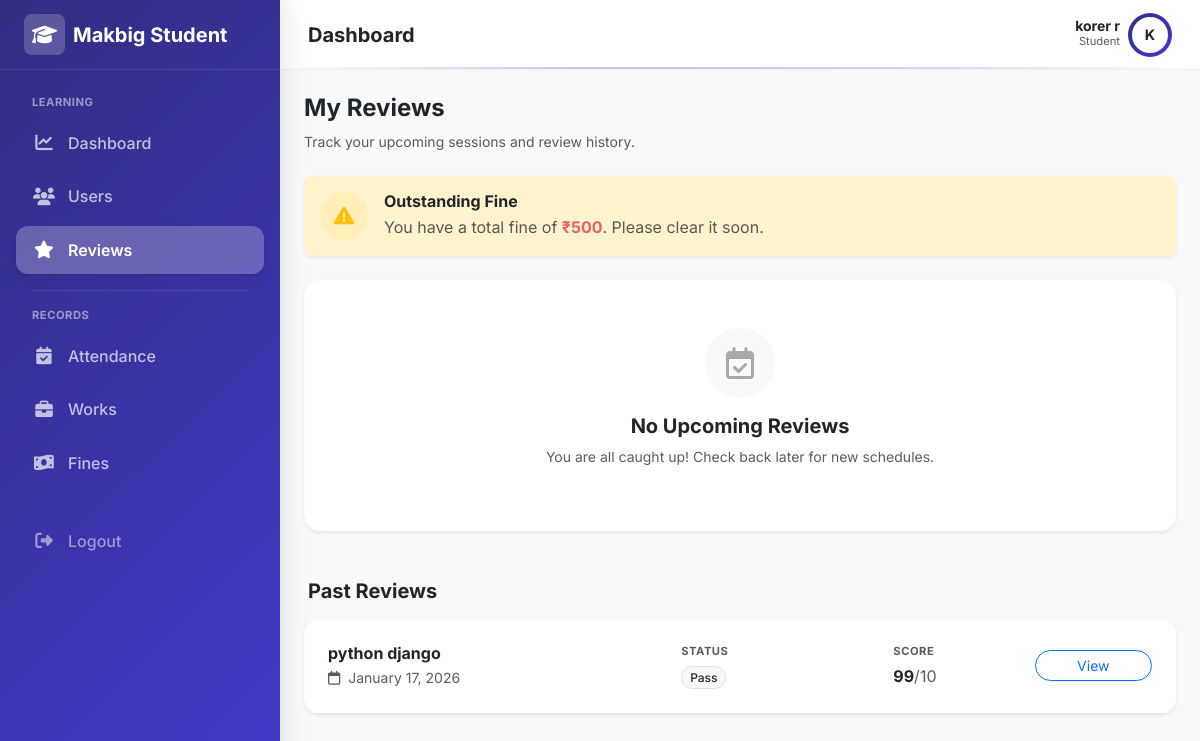
The page /student/reviews/ (signed in) on the database its author committed.
### adminpanel/models.py (models this page shows, shortened)
class User(AbstractUser):
    email=models.EmailField(unique=True,db_index=True)
    mobile_number = models.CharField(max_length=15, blank=True, null=True)
    is_student=models.BooleanField(default=False)

### reviews/models.py (models this page shows, shortened)
class ReviewAttendance(models.Model):
    STATUS_CHOICES=(
        ('eligible','Eligible'),
        ('not_eligible', 'Not Eligible'),
        ('pass','Pass'),
        ('fail','Fail'),
    )
    student=models.ForeignKey(StudentProfile,on_delete=models.CASCADE,related_name='reviews')
    remarks=models.CharField(max_length=3550,null=True,blank=True)
    score=models.IntegerField(null=True,blank=True)
    session=models.ForeignKey(ReviewSession,on_delete=models.CASCADE,related_name='student_reviews')
    status=models.CharField(max_length=50, choices=STATUS_CHOICES,default='eligible')
    created_at = models.DateTimeField(auto_now_add=True)
    class Meta:
        constraints = [
            models.UniqueConstraint(
                fields=['student'],
                condition=Q(status__in=['eligible', 'not_eligible']),
                name='one_active_upcoming_review_per_student'
            )
        ]

class ReviewSession(models.Model):
    course=models.ForeignKey(Course,on_delete=models.CASCADE,related_name='review_sessions')
    created_at=models.DateTimeField(auto_now_add=True)
    scheduled_date=models.DateField()
    review_link=models.CharField(max_length=2550,blank=True,null=True)
    reviewer_name=models.CharField(max_length=250,blank=True,null=True)
    review_name=models.CharField(max_length=100)
    is_paid = models.BooleanField(default=False,blank=True,null=True)

### reviews/views.py (the view, shortened to what this page needs)
# urls.py: path('student/reviews/', views.student_review, name='student_review'),
@login_required
def student_review(request):
    if not request.user.is_student:
        messages.error(request, "Access denied.")
        return redirect('home')
    student = get_object_or_404(StudentProfile, user=request.user)
    total_fine = Penalty.objects.filter(
        student=student
    ).aggregate(total=Sum('amount'))['total'] or 0
    upcoming_review = ReviewAttendance.objects.filter(
        student=student,
        status__in=['eligible', 'not_eligible']
    ).select_related('session').first()
    completed_reviews = ReviewAttendance.objects.filter(
        student=student,
        status__in=['pass', 'fail']
    ).select_related('session').order_by('-session__scheduled_date')
    upcoming_fine = None
    if upcoming_review:
        upcoming_fine = Penalty.objects.filter(
            student=student,
            review_attendance=upcoming_review,
            penalty_type='review'
        ).first()
    tickets = []
    pending_ticket = None
    context = {
        'total_fine': total_fine,
        'upcoming_review': upcoming_review,
        'completed_reviews': completed_reviews,
        'tickets': tickets,
        'pending_ticket': pending_ticket,
        'upcoming_fine': upcoming_fine,
    }
    return render(request, 'reviews/student_review.html', context)

### templates/reviews/student_review.html (shortened to what this page needs)
{% extends "layouts/student_layout.html" %}
{% load static %}
{% block content %}
<div class="mb-4">
    <h4 class="fw-bold text-dark">My Reviews</h4>
    <p class="text-muted small">Track your upcoming sessions and review history.</p>
</div>
{% if total_fine > 0 %}
<div class="alert alert-warning border-0 shadow-sm d-flex align-items-center gap-3 rounded-3 mb-4">
    <div class="bg-warning bg-opacity-10 text-warning rounded-circle d-flex align-items-center justify-content-center p-3"
        style="width: 48px; height: 48px;">
        <i class="fa-solid fa-triangle-exclamation fs-5"></i>
    </div>
    <div>
        <h6 class="fw-bold mb-1 text-dark">Outstanding Fine</h6>
        <div class="text-dark opacity-75">You have a total fine of <strong class="text-danger">₹{{ total_fine}}</strong>. Please clear it soon.</div>
    </div>
</div>
{% endif %}
{% if upcoming_review %}
<div class="card border-0 shadow-soft mb-5 rounded-4 overflow-hidden">
    <div
        class="card-header bg-white border-bottom border-light py-3 px-4 d-flex justify-content-between align-items-center">
        <div class="d-flex align-items-center gap-2">
            <i class="fa-solid fa-calendar-days text-primary"></i>
            <h6 class="mb-0 fw-bold text-dark">Upcoming Review</h6>
        </div>
        <span class="badge bg-primary bg-opacity-10 text-primary rounded-pill px-3 py-2">
            {{ upcoming_review.get_status_display }}
        </span>
    </div>
    <div class="card-body p-4">
        <div class="row g-4 mb-4">
            <div class="col-md-6">
                <div class="d-flex flex-column gap-1">
                    <small class="text-muted text-uppercase fw-bold x-small">Review Session</small>
                    <div class="fw-bold fs-5 text-dark">{{ upcoming_review.session.review_name }}</div>
                </div>
            </div>
            <div class="col-6 col-md-3">
                <div class="d-flex flex-column gap-1">
                    <small class="text-muted text-uppercase fw-bold x-small">Date</small>
                    <div class="fw-medium text-dark"><i class="fa-regular fa-clock me-1 text-muted"></i> {{upcoming_review.session.scheduled_date }}</div>
                </div>
            </div>
            <div class="col-6 col-md-3">
                <div class="d-flex flex-column gap-1">
                    <small class="text-muted text-uppercase fw-bold x-small">Remarks</small>
                    <div class="fw-medium text-dark">{{ upcoming_review.session.remarks }}</div>
                </div>
            </div>
           <div class="col-6 col-md-3">
    <div class="d-flex flex-column gap-1">
        <small class="text-muted text-uppercase fw-bold x-small">Review Link</small>
        {% if upcoming_review.session.review_link %}
        <a href="{{ upcoming_review.session.review_link }}"
           target="_blank"
           class="fw-medium text-primary text-decoration-none">
            Join Review
            <i class="fa-solid fa-arrow-up-right-from-square ms-1 small"></i>
        </a>
        {% else %}
        <span class="text-muted">—</span>
        {% endif %}
    </div>
</div>
        </div>
        {% if upcoming_fine %}
<div class="alert alert-danger border-0 shadow-sm rounded-3 mb-4">
    <h6 class="fw-bold mb-1 text-dark">
        <i class="fa-solid fa-gavel me-2"></i>Penalty Applied
    </h6>
    <div class="text-dark small">
        <strong>Amount:</strong> ₹{{ upcoming_fine.amount }}<br>
        <strong>Reason:</strong> {{ upcoming_fine.reason }}
    </div>
</div>
{% endif %}
        {% if upcoming_review.remarks %}
        <div class="alert alert-light border border-light-subtle rounded-3 mb-4">
            <h6 class="fw-bold text-dark mb-1"><i class="fa-solid fa-comment-dots text-muted me-2"></i>Remarks</h6>
            <div class="text-secondary small">{{ upcoming_review.remarks }}</div>
        </div>
        {% endif %}
        <div class="bg-light rounded-4 p-4 mt-2">
            <div class="d-flex justify-content-between align-items-center mb-3">
                <h6 class="fw-bold text-dark mb-0">Tickets / Issues</h6>
                <div>
                    {% if pending_ticket %}
                    <a href="{% url 'student_ticket' upcoming_review.id %}"
                        class="btn btn-primary btn-sm rounded-pill px-3">
                        <i class="fa-solid fa-pen-to-square me-1"></i> Edit Ticket
                    </a>
                    {% elif tickets|length < 2 %} <a href="{% url 'student_ticket' upcoming_review.id %}"
                        class="btn btn-outline-danger btn-sm rounded-pill px-3">
                        <i class="fa-solid fa-ticket me-1"></i> Raise Ticket
                        </a>
                        {% else %}
                        <span class="badge bg-secondary rounded-pill">Limit Reached</span>
                        {% endif %}
                </div>
            </div>
            {% if tickets %}
            <div class="d-flex flex-column gap-2">
                {% for t in tickets %}
                <div
                    class="p-3 bg-white rounded-3 border-start border-4 shadow-sm
                        {% if t.status == 'pending' %}border-warning{% elif t.status == 'resolved' %}border-success{% else %}border-danger{% endif %}">
                    <div class="d-flex justify-content-between mb-1">
                        <span
                            class="badge rounded-pill
                                {% if t.status == 'pending' %}bg-warning text-dark{% elif t.status == 'resolved' %}bg-success{% else %}bg-danger{% endif %}">
                            {{ t.status|title }}
                        </span>
                        <small class="text-muted">{{ t.created_at|date:"d M Y, h:i A" }}</small>
                    </div>
                    <div class="text-dark small mb-0">{{ t.message }}</div>
                </div>
                {% endfor %}
            </div>
            {% else %}
            <div class="text-center text-muted small py-3">
                No tickets raised for this review.
            </div>
            {% endif %}
        </div>
    </div>
</div>
{% else %}
<div class="card border-0 shadow-sm rounded-4 mb-5 p-5 text-center">
    <div class="mb-3">
        <div class="bg-light rounded-circle d-inline-flex align-items-center justify-content-center"
            style="width: 70px; height: 70px;">
            <i class="fa-regular fa-calendar-check text-muted opacity-50 fs-2"></i>
        </div>
    </div>
    <h5 class="fw-bold text-dark">No Upcoming Reviews</h5>
    <p class="text-muted small">You are all caught up! Check back later for new schedules.</p>
</div>
{% endif %}
<div class="d-flex align-items-center justify-content-between mb-3 px-1">
    <h5 class="fw-bold text-dark mb-0">Past Reviews</h5>
</div>
<div class="card border-0 shadow-sm rounded-4 overflow-hidden">
    <div class="card-body p-0">
        {% if completed_reviews %}
        <div class="list-group list-group-flush">
            {% for review in completed_reviews %}
            <div class="list-group-item p-4 hover-bg-light transition-all border-bottom">
                <div class="row align-items-center gy-3">
                    <div class="col-12 col-md-5">
                        <h6 class="fw-bold text-dark mb-1">{{ review.session.review_name }}</h6>
                        <div class="small text-muted">
                            <i class="fa-regular fa-calendar me-1"></i> {{ review.session.scheduled_date|date:"F d, Y"}}
                        </div>
                    </div>
                    <div class="col-6 col-md-3">
                        <span class="d-block text-muted x-small fw-bold text-uppercase mb-1">Status</span>
                        <span class="badge bg-light text-dark border rounded-pill fw-medium">
                            {{ review.get_status_display }}
                        </span>
                    </div>
                    <div class="col-6 col-md-2">
                        <span class="d-block text-muted x-small fw-bold text-uppercase mb-1">Score</span>
                        {% if review.score %}
                        <span class="fw-bold text-dark">{{ review.score }}<span
                                class="text-muted fw-normal">/10</span></span>
                        {% else %}
                        <span class="text-muted">—</span>
                        {% endif %}
                    </div>
                    <div class="col-12 col-md-2 text-end">
                        <a href="{% url 'student_review_detail' review.id %}"
                            class="btn btn-outline-primary btn-sm rounded-pill w-100 w-md-auto">
                            View
                        </a>
                    </div>
                </div>
            </div>
            {% endfor %}
        </div>
        {% else %}
        <div class="text-center py-5">
            <p class="text-muted mb-0">No completed reviews yet.</p>
        </div>
        {% endif %}
    </div>
</div>
{% endblock %}

### templates/layouts/student_layout.html (shortened to what this page needs)
{% load static %}
<!DOCTYPE html>
<html lang="en">
<head>
    <link href="https://cdn.jsdelivr.net/npm/bootstrap@5.3.0/dist/css/bootstrap.min.css" rel="stylesheet">
    <link rel="stylesheet" href="https://cdnjs.cloudflare.com/ajax/libs/font-awesome/6.4.0/css/all.min.css">
</head>
<body>
    <aside class="sidebar" id="sidebar">
        <div class="sidebar-brand">
            <a href="#" class="text-decoration-none d-flex align-items-center gap-2 text-white fs-5 fw-bold">
                <div class="sidebar-brand-icon">
                    <i class="fa-solid fa-graduation-cap"></i>
                </div>
                <span>Makbig Student</span>
            </a>
        </div>
        <nav class="sidebar-nav">
            <div class="small fw-bold text-uppercase mb-2 px-3"
                style="font-size: 0.7rem; letter-spacing: 0.5px; color: rgba(255,255,255,0.5);">Learning</div>
            <a href="{% url 'student_dashboard' %}"
                class="nav-link {% if request.resolver_match.url_name == 'student_dashboard' %}active{% endif %}">
                <i class="fa-solid fa-chart-line"></i> Dashboard
            </a>
            <a href="{% url "student_profile" %}" class="nav-link">
                <i class="fa-solid fa-users"></i> Users
            </a>
            <a href="{% url 'student_review' %}"
                class="nav-link {% if request.resolver_match.url_name == 'student_review' %}active{% endif %}">
                <i class="fa-solid fa-star"></i> Reviews
            </a>
            <div class="my-3 border-top mx-3" style="border-color: rgba(255,255,255,0.1) !important;"></div>
            <div class="small fw-bold text-uppercase mb-2 px-3"
                style="font-size: 0.7rem; letter-spacing: 0.5px; color: rgba(255,255,255,0.5);">Records</div>
            <a href="{% url "student_attendance" %}" class="nav-link">
                <i class="fa-solid fa-calendar-check"></i> Attendance
            </a>
            <a href="{% url "student_works" %}" class="nav-link">
                <i class="fa-solid fa-briefcase"></i> Works
            </a>
            <a href="#" class="nav-link">
                <i class="fa-solid fa-money-bill-wave"></i> Fines
            </a>
            <div class="mt-auto pt-4">
                <form method="POST" action="{% url 'student_logout' %}">
                    <button type="submit" class="nav-link w-100 border-0 bg-transparent text-white-50">
                        <i class="fa-solid fa-right-from-bracket"></i> Logout
                    </button>
                </form>
            </div>
        </nav>
    </aside>
    <div class="main-wrapper">
        <header class="topbar">
            <div class="d-flex align-items-center gap-3">
                <h5 class="mb-0 fw-bold text-dark">{% block page_title %}Dashboard{% endblock %}</h5>
            </div>
            <div class="d-flex align-items-center gap-3">
                <div class="d-flex align-items-center gap-2">
                    <div class="text-end d-none d-sm-block">
                        <div class="fw-bold small text-dark lh-1">{{ request.user.first_name }} {{request.user.last_name }}</div>
                        <div class="text-muted" style="font-size: 0.7rem;">Student</div>
                    </div>
                    <div class="rounded-circle p-1" style="background: var(--gradient-student);">
                        <div class="rounded-circle bg-white text-dark d-flex align-items-center justify-content-center fw-bold"
                            style="width:36px;height:36px; font-size: 0.9rem;">
                            {{ request.user.first_name|slice:":1"|upper }}
                        </div>
                    </div>
                </div>
            </div>
        </header>
        <div class="p-4">
            {% block content %}
            {% endblock %}
        </div>
    </div>
</body>
</html>

### rows shown on the page
User: user.first_name "korer", user.last_name "r", user.first_name "K"
ReviewAttendance: session.review_name "python django", session.scheduled_date "January 17, 2026", status "Pass", score "99"

### other values the page prints
{{ total_fine }} "500"
